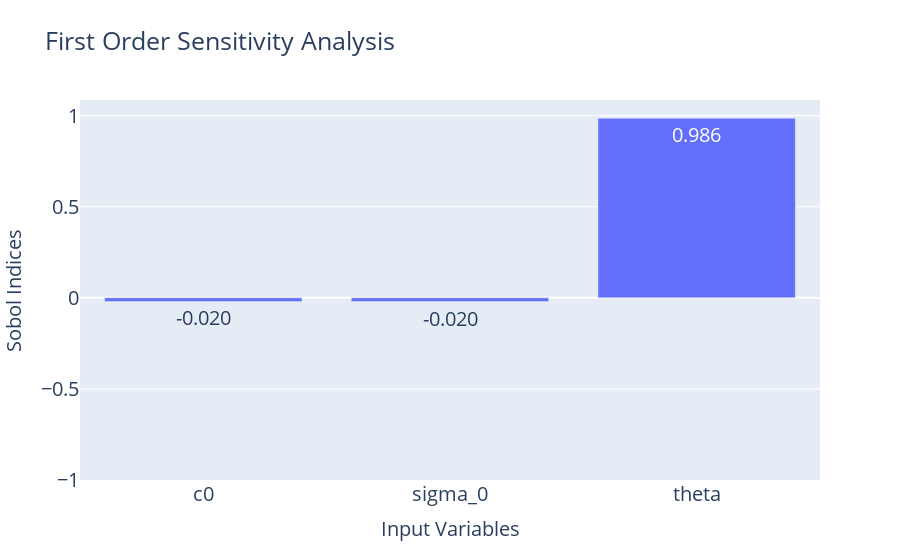
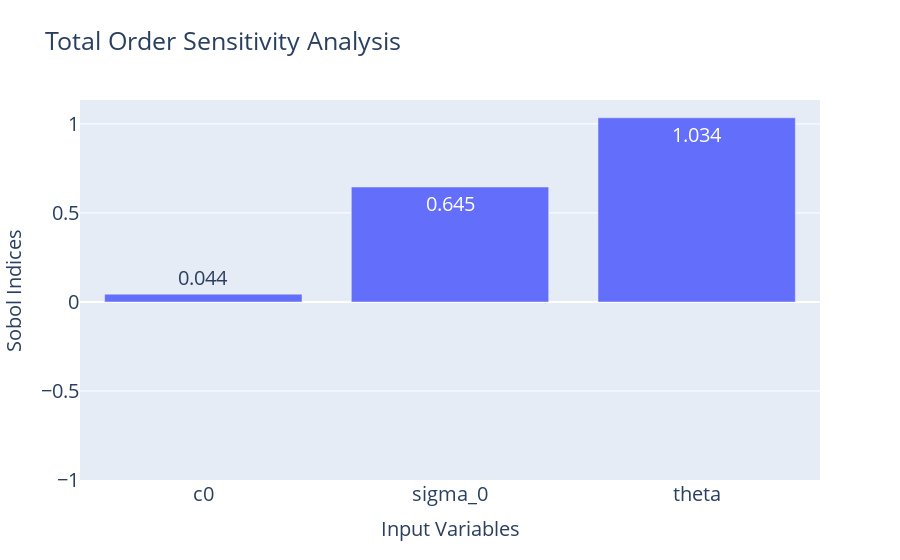
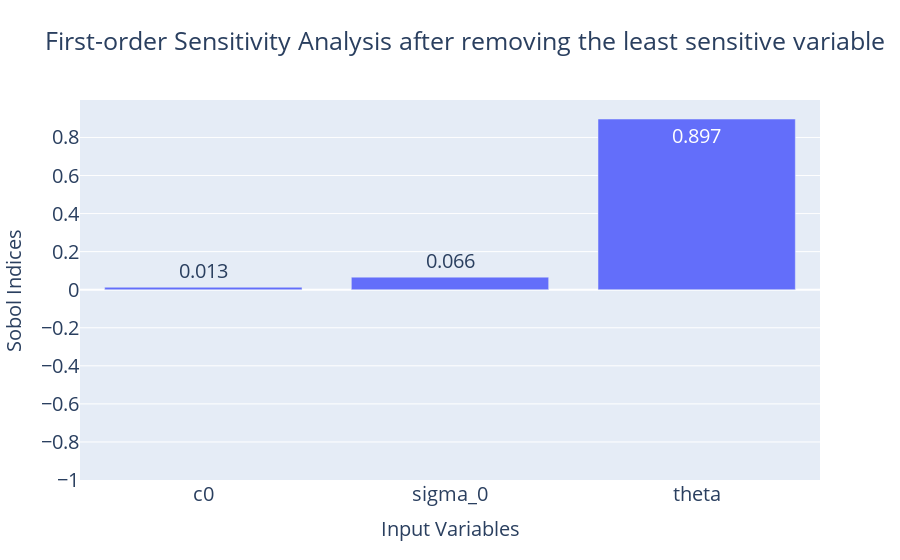
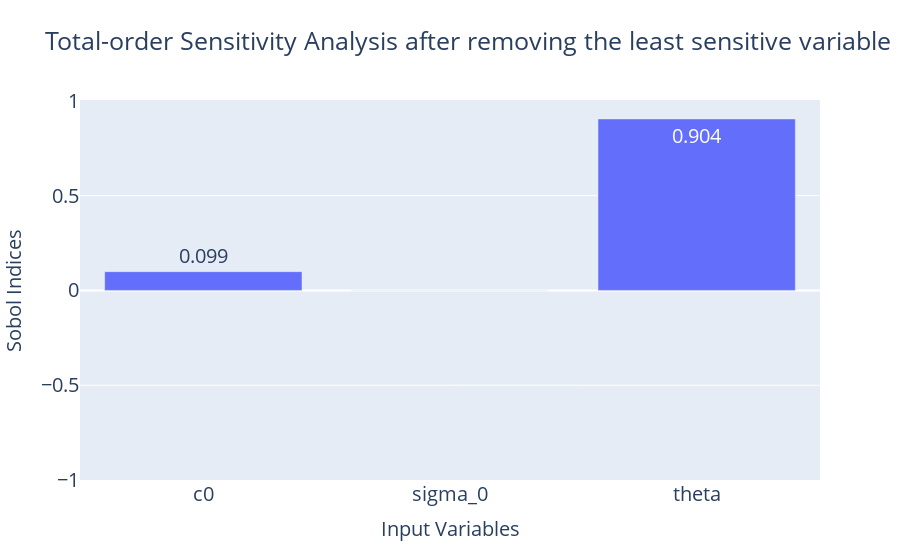

The code cell stored with these charts, in order, in its notebook:
### Code cell
from openturns.usecases import ishigami_function
import openturns as ot
import openturns.viewer as viewer
from matplotlib import pylab as plt
import numpy as np
import plotly.graph_objs as go
import plotly.offline as pyo
ot.Log.Show(ot.Log.NONE)

# Schulz, Raphael (2020)

ot.RandomGenerator.SetSeed(0)

formula = ['(c0/(sigma_0*sigma_0))*((theta*theta*theta)/((1-theta)*(1-theta)))']

model = ot.SymbolicFunction(['c0', 'sigma_0', 'theta'], formula)
distributions = [ot.Uniform(3.52, 402), # Korenzy constant 
                 ot.Uniform(1, 10), # specific surface with respect to the unit volume of the solid matrix
                 ot.Uniform(-3, 0.99)] #  porosity
distribution = ot.ComposedDistribution(distributions)
print(distribution)
sensitivityAnalysis = ot.SobolIndicesAlgorithm(distribution, 101, model)


print(sensitivityAnalysis.getFirstOrderIndices())
sensitivityIndices = sensitivityAnalysis.getFirstOrderIndices()
minIndex = np.argmin(sensitivityIndices)
maxIndex = np.argmax(sensitivityIndices)
mylab = ['c0', 'sigma_0', 'theta']
leastSensitiveVariable = mylab[minIndex]
mostSensitiveVariable = mylab[maxIndex]
print("The least sensitive variable is: ", leastSensitiveVariable)
print("The most sensitive variable is: ", mostSensitiveVariable)

totalOrderIndices = sensitivityAnalysis.getTotalOrderIndices()
TotalIndices = sensitivityAnalysis.getTotalOrderIndices()
minIndex = np.argmin(TotalIndices)
maxIndex = np.argmax(TotalIndices)
leastSensitiveVariable = mylab[minIndex]
mostSensitiveVariable = mylab[maxIndex]
print("The least sensitive variable is: ", leastSensitiveVariable)
print("The most sensitive variable is: ", mostSensitiveVariable)

# Get the least sensitive variable from the first-order indices
leastSensitiveVariable = mylab[np.argmin(sensitivityAnalysis.getFirstOrderIndices())]

# Modify the formula to exclude the least sensitive variable
formula = [formula[0].replace(leastSensitiveVariable, '0.1')]

# Create a new symbolic function with the modified formula
model = ot.SymbolicFunction(['c0', 'sigma_0', 'theta'], formula)

# Perform sensitivity analysis on the modified model
sensitivityAnalysis = ot.SobolIndicesAlgorithm(distribution, 101, model)

# Display the results of the sensitivity analysis
print("First-order indices after removing least sensitive variable: ", sensitivityAnalysis.getFirstOrderIndices())
print("Total order indices after removing least sensitive variable: ", sensitivityAnalysis.getTotalOrderIndices())


print("Modified formula: ", formula)
y = np.array(sensitivityIndices)
mylab=['c0', 'sigma_0', 'theta']
input_vars = ['c0', 'sigma_0', 'theta']
title_text_size = 25
text_size = 20
tick_label_size = 20
fig = go.Figure()
fig.add_trace(go.Bar(x=mylab, y=y, textposition='auto', text=[f"{val:.3f}" for val in y],
                     textfont=dict(size=text_size)))
fig.update_layout(title="First Order Sensitivity Analysis",
                  xaxis_title="Input Variables",
                  yaxis_title="Sobol Indices",
                  title_font=dict(size=title_text_size),
                  xaxis_title_font=dict(size=text_size),
                  yaxis_title_font=dict(size=text_size))
fig.update_xaxes(tickfont=dict(size=tick_label_size))
fig.update_yaxes(tickfont=dict(size=tick_label_size), range=[-1, max(y) + 0.1])
fig.show()


# Print the total order indices
print("Total Order Indices: ", totalOrderIndices)

y = np.array(totalOrderIndices)
fig = go.Figure()
fig.add_trace(go.Bar(x=mylab, y=y, textposition='auto', text=[f"{val:.3f}" for val in y],
                     textfont=dict(size=text_size)))
fig.update_layout(title="Total Order Sensitivity Analysis",
                  xaxis_title="Input Variables",
                  yaxis_title="Sobol Indices",
                  title_font=dict(size=title_text_size),
                  xaxis_title_font=dict(size=text_size),
                  yaxis_title_font=dict(size=text_size))
fig.update_xaxes(tickfont=dict(size=tick_label_size))
fig.update_yaxes(tickfont=dict(size=tick_label_size), range=[-1, max(y) + 0.1])
fig.show()

# Plot the first-order indices after removing the least sensitive variable
y = np.array(sensitivityAnalysis.getFirstOrderIndices())
fig = go.Figure()
fig.add_trace(go.Bar(x=mylab, y=y, textposition='auto', text=[f"{val:.3f}" for val in y],
                     textfont=dict(size=text_size)))
fig.update_layout(title="First-order Sensitivity Analysis after removing the least sensitive variable",
                  xaxis_title="Input Variables",
                  yaxis_title="Sobol Indices",
                  title_font=dict(size=title_text_size),
                  xaxis_title_font=dict(size=text_size),
                  yaxis_title_font=dict(size=text_size))
fig.update_xaxes(tickfont=dict(size=tick_label_size))
fig.update_yaxes(tickfont=dict(size=tick_label_size), range=[-1, max(y) + 0.1])
fig.show()

# Plot the total-order indices after removing the least sensitive variable
y = np.array(sensitivityAnalysis.getTotalOrderIndices())
fig = go.Figure()
fig.add_trace(go.Bar(x=mylab, y=y, textposition='auto', text=[f"{val:.3f}" for val in y],
                     textfont=dict(size=text_size)))
fig.update_layout(title="Total-order Sensitivity Analysis after removing the least sensitive variable",
                  xaxis_title="Input Variables",
                  yaxis_title="Sobol Indices",
                  title_font=dict(size=title_text_size),
                  xaxis_title_font=dict(size=text_size),
                  yaxis_title_font=dict(size=text_size))
fig.update_xaxes(tickfont=dict(size=tick_label_size))
fig.update_yaxes(tickfont=dict(size=tick_label_size), range=[-1, max(y) + 0.1])
fig.show()



# Create a bar trace for the original Sobol indices

y_orig = np.array(sensitivityAnalysis.getFirstOrderIndices())
text_orig = [f"{val:.2f}" for val in y_orig]  # format the values to display on top of the bars
trace_orig = go.Bar(x=input_vars, y=y_orig, name='Original Sobol Indices',
                    text=text_orig, textposition='auto',
                    marker=dict(color='blue'),
                    textfont=dict(size=text_size))

# Create a bar trace for the modified Sobol indices
y_mod = np.array(sensitivityAnalysis.getTotalOrderIndices())
text_mod = [f"{val:.2f}" for val in y_mod]  # format the values to display on top of the bars
trace_mod = go.Bar(x=input_vars, y=y_mod, name='Modified Sobol Indices',
                    text=text_mod, textposition='auto',
                    marker=dict(color='red'),
                    textfont=dict(size=text_size))

# Add annotation to the plot
annotation = [dict(x=0, y=1, xanchor='left', yanchor='bottom',
                   text=f'Least sensitive variable: {leastSensitiveVariable}', showarrow=False),
              dict(x=0, y=0.95, xanchor='left', yanchor='bottom',
                   text=f'Modified formula: {formula}', showarrow=False)]

# Create the layout for the plot
layout = go.Layout(title='Comparison of Original and Modified Sobol Indices',
                   title_font=dict(size=title_text_size),
                   xaxis=dict(title='Input Variables', title_font=dict(size=text_size), tickfont=dict(size=tick_label_size)),
                   yaxis=dict(title='Sobol Indices', title_font=dict(size=text_size), tickfont=dict(size=tick_label_size)),
                   annotations=annotation)

# Create the figure and add the traces and layout
fig = go.Figure(data=[trace_orig, trace_mod], layout=layout)

# Show the figure
fig.show()

### Figure 1 — Plotly figure (JSON) as saved in the notebook; plotly's stock layout.template omitted (floating-point values rounded to 4 significant figures)
{"data": [{"text": ["-0.020", "-0.020", "0.986"], "textfont": {"size": 20}, "textposition": "auto", "type": "bar", "x": ["c0", "sigma_0", "theta"], "y": [-0.02017, -0.02036, 0.9858]}], "layout": {"title": {"font": {"size": 25}, "text": "First Order Sensitivity Analysis"}, "xaxis": {"tickfont": {"size": 20}, "title": {"font": {"size": 20}, "text": "Input Variables"}}, "yaxis": {"range": [-1, 1.086], "tickfont": {"size": 20}, "title": {"font": {"size": 20}, "text": "Sobol Indices"}}}}

### Figure 2 — Plotly figure (JSON) as saved in the notebook; plotly's stock layout.template omitted (floating-point values rounded to 4 significant figures)
{"data": [{"text": ["0.044", "0.645", "1.034"], "textfont": {"size": 20}, "textposition": "auto", "type": "bar", "x": ["c0", "sigma_0", "theta"], "y": [0.04374, 0.6454, 1.034]}], "layout": {"title": {"font": {"size": 25}, "text": "Total Order Sensitivity Analysis"}, "xaxis": {"tickfont": {"size": 20}, "title": {"font": {"size": 20}, "text": "Input Variables"}}, "yaxis": {"range": [-1, 1.134], "tickfont": {"size": 20}, "title": {"font": {"size": 20}, "text": "Sobol Indices"}}}}

### Figure 3 — Plotly figure (JSON) as saved in the notebook; plotly's stock layout.template omitted (floating-point values rounded to 4 significant figures)
{"data": [{"text": ["0.013", "0.066", "0.897"], "textfont": {"size": 20}, "textposition": "auto", "type": "bar", "x": ["c0", "sigma_0", "theta"], "y": [0.01293, 0.06601, 0.8969]}], "layout": {"title": {"font": {"size": 25}, "text": "First-order Sensitivity Analysis after removing the least sensitive variable"}, "xaxis": {"tickfont": {"size": 20}, "title": {"font": {"size": 20}, "text": "Input Variables"}}, "yaxis": {"range": [-1, 0.9969], "tickfont": {"size": 20}, "title": {"font": {"size": 20}, "text": "Sobol Indices"}}}}

### Figure 4 — Plotly figure (JSON) as saved in the notebook; plotly's stock layout.template omitted (floating-point values rounded to 4 significant figures)
{"data": [{"text": ["0.099", "0.000", "0.904"], "textfont": {"size": 20}, "textposition": "auto", "type": "bar", "x": ["c0", "sigma_0", "theta"], "y": [0.09899, 0, 0.9044]}], "layout": {"title": {"font": {"size": 25}, "text": "Total-order Sensitivity Analysis after removing the least sensitive variable"}, "xaxis": {"tickfont": {"size": 20}, "title": {"font": {"size": 20}, "text": "Input Variables"}}, "yaxis": {"range": [-1, 1.004], "tickfont": {"size": 20}, "title": {"font": {"size": 20}, "text": "Sobol Indices"}}}}
